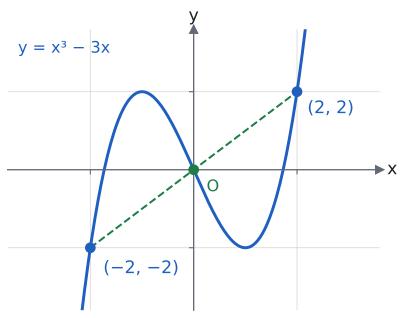

Recreate this plot in Python.
import sys; sys.path.insert(0, "tools")
from cizim import *

# Tek fonksiyon: f(x) = x³ − 3x. f(2) = 2, f(−2) = −2; grafik orijine göre simetrik.
fig, ax = sekil(5, 3.8)
eksenler(ax, (-3.6, 3.6), (-3.6, 3.6))
ax.set_xticks([-2, 2]); ax.set_xticklabels(["", ""])
ax.set_yticks([-2, 2]); ax.set_yticklabels(["", ""])
x = np.linspace(-2.3, 2.3, 300)
ax.plot(x, x**3 - 3*x, color=MAVI)
ax.plot([-2, 2], [-2, 2], "--", color=YESIL, lw=1.5)
nokta(ax, 0, 0, "", renk=YESIL)
nokta(ax, 2, 2, "(2, 2)", dx=0.2, dy=-0.55, renk=MAVI)
nokta(ax, -2, -2, "(−2, −2)", dx=0.25, dy=-0.65, renk=MAVI)
ax.text(-3.4, 3.0, "y = x³ − 3x", color=MAVI, fontsize=12, ha="left")
ax.text(0.25, -0.55, "O", color=YESIL, fontsize=12)
kaydet(fig, __file__)
